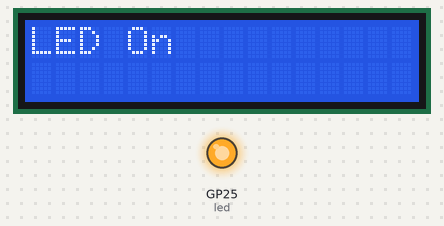
The program below on a simulated Raspberry Pi Pico running MicroPython. Parts: 16×2 character LCD, output pins drawn as LEDs (lit = HIGH). Library files of the repository ran but are not shown: LCD1602.py.

Above: at 0.1 s.
At 3.1 s:
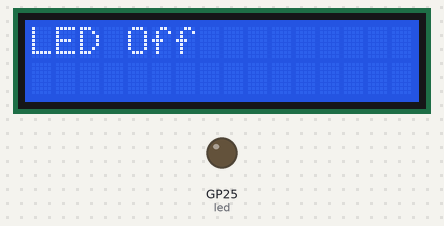
Timing chart, 0 to 40.0 s (numbered marks = the images above):
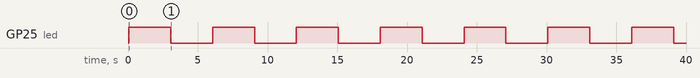

Measured:
- by itself, GP25 (led): alternates HIGH for 3.0 s and LOW for 3.0 s
- what the display in image 0 shows lasts 3.0 s, from 0.1 s to 3.1 s

The program:

main.py
```python
import LCD1602
from utime import sleep
from machine import Pin

lcd = LCD1602.LCD1602(16, 2)
led = Pin("LED", Pin.OUT)

try:
    while True:
        lcd.clear()
        led.toggle()
        if(led.value() == 0):
            lcd.setCursor(0, 0)
            lcd.printout("LED Off")
        else:
            lcd.setCursor(0, 0)
            lcd.printout("LED On")
        sleep(3)
except(KeyboardInterrupt):
    lcd.clear()
    del lcd
```
